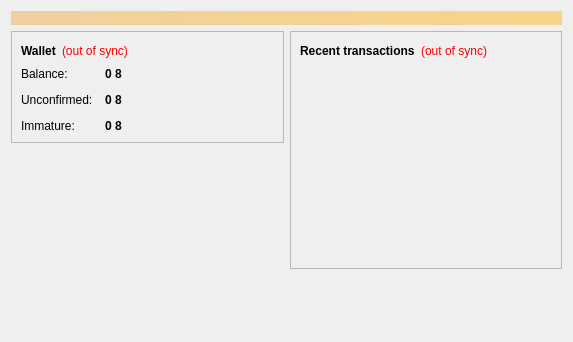
<?xml version="1.0" encoding="UTF-8"?>
<ui version="4.0">
 <class>OverviewPage</class>
 <widget class="QWidget" name="OverviewPage">
  <property name="geometry">
   <rect>
    <x>0</x>
    <y>0</y>
    <width>573</width>
    <height>342</height>
   </rect>
  </property>
  <property name="windowTitle">
   <string>Form</string>
  </property>
  <layout class="QVBoxLayout" name="topLayout">
   <item>
    <widget class="QLabel" name="labelAlerts">
     <property name="visible">
      <bool>false</bool>
     </property>
     <property name="styleSheet">
      <string notr="true">background-color: qlineargradient(x1: 0, y1: 0, x2: 1, y2: 0, stop:0 #F0D0A0, stop:1 #F8D488); color:#000000;</string>
     </property>
     <property name="wordWrap">
      <bool>true</bool>
     </property>
     <property name="margin">
      <number>3</number>
     </property>
    </widget>
   </item>
   <item>
    <layout class="QHBoxLayout" name="horizontalLayout" stretch="1,1">
     <item>
      <layout class="QVBoxLayout" name="verticalLayout_2">
       <item>
        <widget class="QFrame" name="frame">
         <property name="frameShape">
          <enum>QFrame::StyledPanel</enum>
         </property>
         <property name="frameShadow">
          <enum>QFrame::Raised</enum>
         </property>
         <layout class="QVBoxLayout" name="verticalLayout_4">
          <item>
           <layout class="QHBoxLayout" name="horizontalLayout_4">
            <item>
             <widget class="QLabel" name="label_5">
              <property name="font">
               <font>
                <weight>75</weight>
                <bold>true</bold>
               </font>
              </property>
              <property name="text">
               <string>Wallet</string>
              </property>
             </widget>
            </item>
            <item>
             <widget class="QLabel" name="labelWalletStatus">
              <property name="toolTip">
               <string>The displayed information may be out of date. Your wallet automatically synchronizes with the 8 network after a connection is established, but this process has not completed yet.</string>
              </property>
              <property name="styleSheet">
               <string notr="true">QLabel { color: red; }</string>
              </property>
              <property name="text">
               <string notr="true">(out of sync)</string>
              </property>
              <property name="alignment">
               <set>Qt::AlignLeading|Qt::AlignLeft|Qt::AlignVCenter</set>
              </property>
             </widget>
            </item>
            <item>
             <spacer name="horizontalSpacer_2">
              <property name="orientation">
               <enum>Qt::Horizontal</enum>
              </property>
              <property name="sizeHint" stdset="0">
               <size>
                <width>40</width>
                <height>20</height>
               </size>
              </property>
             </spacer>
            </item>
           </layout>
          </item>
          <item>
           <layout class="QFormLayout" name="formLayout_2">
            <property name="fieldGrowthPolicy">
             <enum>QFormLayout::AllNonFixedFieldsGrow</enum>
            </property>
            <property name="horizontalSpacing">
             <number>12</number>
            </property>
            <property name="verticalSpacing">
             <number>12</number>
            </property>
            <item row="0" column="0">
             <widget class="QLabel" name="label">
              <property name="text">
               <string>Balance:</string>
              </property>
             </widget>
            </item>
            <item row="0" column="1">
             <widget class="QLabel" name="labelBalance">
              <property name="font">
               <font>
                <weight>75</weight>
                <bold>true</bold>
               </font>
              </property>
              <property name="cursor">
               <cursorShape>IBeamCursor</cursorShape>
              </property>
              <property name="toolTip">
               <string>Your current balance</string>
              </property>
              <property name="text">
               <string notr="true">0 8</string>
              </property>
              <property name="textInteractionFlags">
               <set>Qt::LinksAccessibleByMouse|Qt::TextSelectableByKeyboard|Qt::TextSelectableByMouse</set>
              </property>
             </widget>
            </item>
            <item row="1" column="0">
             <widget class="QLabel" name="label_3">
              <property name="text">
               <string>Unconfirmed:</string>
              </property>
             </widget>
            </item>
            <item row="1" column="1">
             <widget class="QLabel" name="labelUnconfirmed">
              <property name="font">
               <font>
                <weight>75</weight>
                <bold>true</bold>
               </font>
              </property>
              <property name="cursor">
               <cursorShape>IBeamCursor</cursorShape>
              </property>
              <property name="toolTip">
               <string>Total of transactions that have yet to be confirmed, and do not yet count toward the current balance</string>
              </property>
              <property name="text">
               <string notr="true">0 8</string>
              </property>
              <property name="textInteractionFlags">
               <set>Qt::LinksAccessibleByMouse|Qt::TextSelectableByKeyboard|Qt::TextSelectableByMouse</set>
              </property>
             </widget>
            </item>
            <item row="2" column="0">
             <widget class="QLabel" name="labelImmatureText">
              <property name="text">
               <string>Immature:</string>
              </property>
             </widget>
            </item>
            <item row="2" column="1">
             <widget class="QLabel" name="labelImmature">
              <property name="font">
               <font>
                <weight>75</weight>
                <bold>true</bold>
               </font>
              </property>
              <property name="toolTip">
               <string>Mined balance that has not yet matured</string>
              </property>
              <property name="text">
               <string notr="true">0 8</string>
              </property>
              <property name="textInteractionFlags">
               <set>Qt::LinksAccessibleByMouse|Qt::TextSelectableByKeyboard|Qt::TextSelectableByMouse</set>
              </property>
             </widget>
            </item>
           </layout>
          </item>
         </layout>
        </widget>
       </item>
       <item>
        <spacer name="verticalSpacer">
         <property name="orientation">
          <enum>Qt::Vertical</enum>
         </property>
         <property name="sizeHint" stdset="0">
          <size>
           <width>20</width>
           <height>40</height>
          </size>
         </property>
        </spacer>
       </item>
      </layout>
     </item>
     <item>
      <layout class="QVBoxLayout" name="verticalLayout_3">
       <item>
        <widget class="QFrame" name="frame_2">
         <property name="frameShape">
          <enum>QFrame::StyledPanel</enum>
         </property>
         <property name="frameShadow">
          <enum>QFrame::Raised</enum>
         </property>
         <layout class="QVBoxLayout" name="verticalLayout">
          <item>
           <layout class="QHBoxLayout" name="horizontalLayout_2">
            <item>
             <widget class="QLabel" name="label_4">
              <property name="text">
               <string>&lt;b&gt;Recent transactions&lt;/b&gt;</string>
              </property>
             </widget>
            </item>
            <item>
             <widget class="QLabel" name="labelTransactionsStatus">
              <property name="toolTip">
               <string>The displayed information may be out of date. Your wallet automatically synchronizes with the 8 network after a connection is established, but this process has not completed yet.</string>
              </property>
              <property name="styleSheet">
               <string notr="true">QLabel { color: red; }</string>
              </property>
              <property name="text">
               <string notr="true">(out of sync)</string>
              </property>
              <property name="alignment">
               <set>Qt::AlignRight|Qt::AlignTrailing|Qt::AlignVCenter</set>
              </property>
             </widget>
            </item>
            <item>
             <spacer name="horizontalSpacer">
              <property name="orientation">
               <enum>Qt::Horizontal</enum>
              </property>
              <property name="sizeHint" stdset="0">
               <size>
                <width>40</width>
                <height>20</height>
               </size>
              </property>
             </spacer>
            </item>
           </layout>
          </item>
          <item>
           <widget class="QListView" name="listTransactions">
            <property name="styleSheet">
             <string notr="true">QListView { background: transparent; }</string>
            </property>
            <property name="frameShape">
             <enum>QFrame::NoFrame</enum>
            </property>
            <property name="verticalScrollBarPolicy">
             <enum>Qt::ScrollBarAlwaysOff</enum>
            </property>
            <property name="horizontalScrollBarPolicy">
             <enum>Qt::ScrollBarAlwaysOff</enum>
            </property>
            <property name="selectionMode">
             <enum>QAbstractItemView::NoSelection</enum>
            </property>
           </widget>
          </item>
         </layout>
        </widget>
       </item>
       <item>
        <spacer name="verticalSpacer_2">
         <property name="orientation">
          <enum>Qt::Vertical</enum>
         </property>
         <property name="sizeHint" stdset="0">
          <size>
           <width>20</width>
           <height>40</height>
          </size>
         </property>
        </spacer>
       </item>
      </layout>
     </item>
    </layout>
   </item>
  </layout>
 </widget>
 <resources/>
 <connections/>
</ui>
